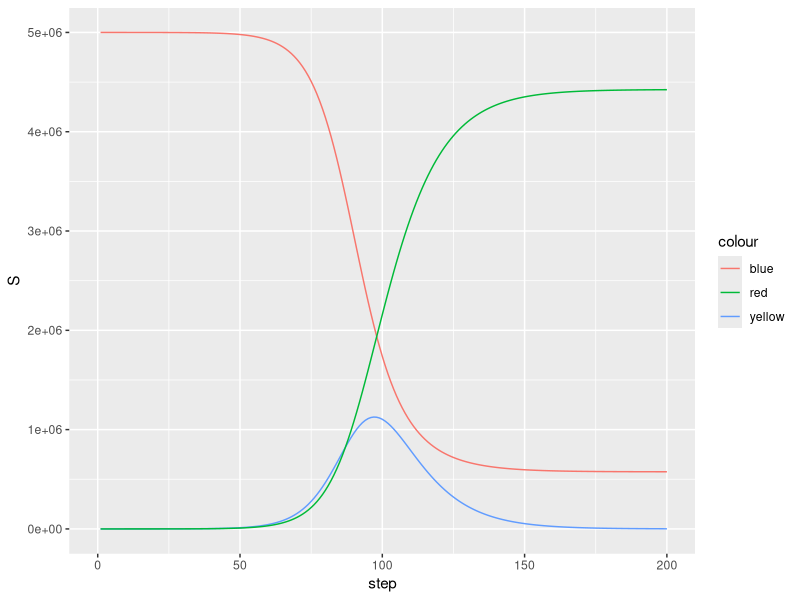

The R script that drew this image:
## ---- chunk 1
library(tidyverse)
## ---- chunk 2
#setting up variables

S <-  c(5000000)
I <-  c(20)
R <-  c(0)

N = S[1] + I[1] + R[1]

Pspread <-  0.4
Pcontact <-  0.6
Precover <-  0.1
## ---- chunk 3

#Staying Home A Lot
#Public Work Pcontact = 0.8
steps = 5000

for( i in 2:steps){

  S <- c(S, S[i-1] - (Pcontact * Pspread * I[i-1]/N * S[i-1]))
  I <- c(I, I[i-1] + (Pcontact * Pspread * I[i-1]/N * S[i-1]) - (Precover * I[i-1]))
  R <- c(R, R[i-1] + Precover * I[i-1])
  
  
}

data <- data.frame(S,I,R) %>% mutate(step = 1:n())
data
## ---- chunk 4
data %>% ggplot(aes(x = step)) + geom_line(aes(y = S, color = "blue")) + geom_line(aes(y = I, color = "yellow")) + 
  geom_line(aes(y = R, color = "red")) + xlim(0,200)
## ---- chunk 5

